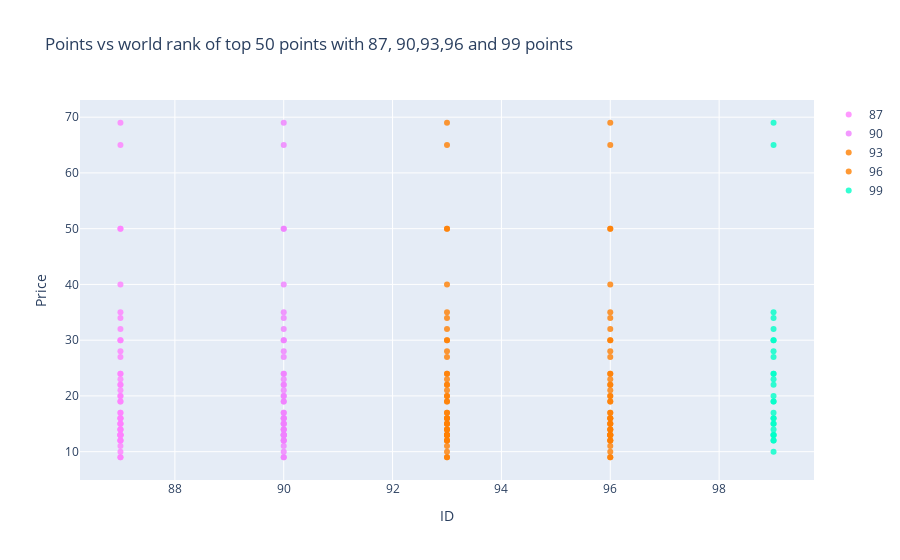

Source (notebook cell):
### Code cell
#Plotly scatter plot

df87 = winemag130_data[winemag130_data.points == 87].iloc[:50,:]
df90 = winemag130_data[winemag130_data.points == 90].iloc[:50,:]
df93 = winemag130_data[winemag130_data.points == 93].iloc[:50,:]
df96 = winemag130_data[winemag130_data.points == 96].iloc[:50,:]
df99 = winemag130_data[winemag130_data.points == 99].iloc[:50,:]

df = winemag130_data.iloc[:100,:]

import plotly.graph_objs as go
# creating trace1
trace1 =go.Scatter(
                    x = df87.points,
                    y = df.price,
                    mode = "markers",
                    name = "87",
                    marker = dict(color = 'rgba(255, 128, 255, 0.8)'),
                    text= df87.variety)
# creating trace2
trace2 =go.Scatter(
                    x = df90.points,
                    y = df.price,
                    mode = "markers",
                    name = "90",
                    marker = dict(color = 'rgba(240, 128, 255, 0.8)'),
                    text= df90.variety)
# creating trace3
trace3 =go.Scatter(
                    x = df93.points,
                    y = df.price,
                    mode = "markers",
                    name = "93",
                    marker = dict(color = 'rgba(255, 128, 2, 0.8)'),
                    text= df90.variety)
# creating trace4
trace4 =go.Scatter(
                    x = df96.points,
                    y = df.price,
                    mode = "markers",
                    name = "96",
                    marker = dict(color = 'rgba(255, 128, 2, 0.8)'),
                    text= df96.variety)
# creating trace5
trace5 =go.Scatter(
                    x = df99.points,
                    y = df.price,
                    mode = "markers",
                    name = "99",
                    marker = dict(color = 'rgba(0, 255, 200, 0.8)'),
                    text= df99.variety)
data = [trace1, trace2, trace3,trace4,trace5]
layout = dict(title = 'Points vs world rank of top 50 points with 87, 90,93,96 and 99 points',
              xaxis= dict(title= 'ID',ticklen= 5,zeroline= False),
              yaxis= dict(title= 'Price',ticklen= 5,zeroline= False)
             )
fig = dict(data = data, layout = layout)
iplot(fig)

### Figure 1 — Plotly figure (JSON) as saved in the notebook; plotly's stock layout.template omitted (floating-point values rounded to 4 significant figures)
{"data": [{"marker": {"color": "rgba(255, 128, 255, 0.8)"}, "mode": "markers", "name": "87", "text": ["White Blend", "Portuguese Red", "Pinot Gris", "Riesling", "Pinot Noir", "Tempranillo-Merlot", "Frappato", "Gewürztraminer", "Gewürztraminer", "Pinot Gris", "Cabernet Sauvignon", "Gewürztraminer", "Cabernet Sauvignon", "Nerello Mascalese", "Chardonnay", "Riesling", "Malbec", "Malbec", "Tempranillo Blend", "Meritage", "Red Blend", "Pinot Noir", "White Blend", "Merlot", "Nero d'Avola", "Pinot Noir", "White Blend", "Nero d'Avola", "Red Blend", "Riesling", "Riesling", "Chardonnay", "Red Blend", "White Blend", "Red Blend", "Vermentino", "Zinfandel", "Red Blend", "Gamay", "Cabernet Sauvignon", "Red Blend", "White Blend", "Bordeaux-style Red Blend", "Chardonnay", "Grenache Blanc", "Syrah", "Red Blend", "Chardonnay", "Red Blend", "Cabernet Sauvignon"], "type": "scatter", "x": [87, 87, 87, 87, 87, 87, 87, 87, 87, 87, 87, 87, 87, 87, 87, 87, 87, 87, 87, 87, 87, 87, 87, 87, 87, 87, 87, 87, 87, 87, 87, 87, 87, 87, 87, 87, 87, 87, 87, 87, 87, 87, 87, 87, 87, 87, 87, 87, 87, 87], "y": [null, 15, 14, 13, 65, 15, 16, 24, 12, 27, 19, 30, 34, null, 12, 24, 30, 13, 28, 32, 23, 20, 19, 22, 35, 69, 13, 10, 17, 16, null, null, null, 50, 20, 50, 15, 21, 11, 12, 17, 22, 9, 14, 9, 40, 13, 13, 16, 14, null, 22, 14, 15, null, 30, 14, 13, 13, 55, 100, 17, 25, 58, 26, 24, 15, 46, 12, 55, 12, 40, 32, 75, 55, 75, 9, 18, 25, null, 12, 16, 11, 20, 24, 10, 20, 55, 29, 19, 23, 18, 55, 12, 22, 20, 18, 20, 30, 75]}, {"marker": {"color": "rgba(240, 128, 255, 0.8)"}, "mode": "markers", "name": "90", "text": ["Chenin Blanc", "Alsace white blend", "Pinot Gris", "Barbera", "Nebbiolo", "Riesling", "Pinot Gris", "Chenin Blanc", "Cabernet Sauvignon", "Cabernet Franc", "Sangiovese", "White Blend", "Syrah", "Portuguese Red", "G-S-M", "Chardonnay", "Cabernet Sauvignon", "Zinfandel", "White Blend", "Rhône-style Red Blend", "Chardonnay", "Rhône-style Red Blend", "Verdejo", "Red Blend", "Rhône-style Red Blend", "Bordeaux-style Red Blend", "Sangiovese", "Portuguese Red", "Fumé Blanc", "Furmint", "Chardonnay", "Pinot Bianco", "Sangiovese", "Pinot Bianco", "Malbec", "Chardonnay", "Chenin Blanc", "Chardonnay", "Cabernet Sauvignon", "Cabernet Sauvignon", "Pinot Grigio", "Nebbiolo", "Cabernet Sauvignon", "Dolcetto", "Barbera", "Riesling", "Garnacha Tintorera", "Riesling", "Malbec", "Cabernet Sauvignon"], "type": "scatter", "x": [90, 90, 90, 90, 90, 90, 90, 90, 90, 90, 90, 90, 90, 90, 90, 90, 90, 90, 90, 90, 90, 90, 90, 90, 90, 90, 90, 90, 90, 90, 90, 90, 90, 90, 90, 90, 90, 90, 90, 90, 90, 90, 90, 90, 90, 90, 90, 90, 90, 90], "y": [null, 15, 14, 13, 65, 15, 16, 24, 12, 27, 19, 30, 34, null, 12, 24, 30, 13, 28, 32, 23, 20, 19, 22, 35, 69, 13, 10, 17, 16, null, null, null, 50, 20, 50, 15, 21, 11, 12, 17, 22, 9, 14, 9, 40, 13, 13, 16, 14, null, 22, 14, 15, null, 30, 14, 13, 13, 55, 100, 17, 25, 58, 26, 24, 15, 46, 12, 55, 12, 40, 32, 75, 55, 75, 9, 18, 25, null, 12, 16, 11, 20, 24, 10, 20, 55, 29, 19, 23, 18, 55, 12, 22, 20, 18, 20, 30, 75]}, {"marker": {"color": "rgba(255, 128, 2, 0.8)"}, "mode": "markers", "name": "93", "text": ["Chenin Blanc", "Alsace white blend", "Pinot Gris", "Barbera", "Nebbiolo", "Riesling", "Pinot Gris", "Chenin Blanc", "Cabernet Sauvignon", "Cabernet Franc", "Sangiovese", "White Blend", "Syrah", "Portuguese Red", "G-S-M", "Chardonnay", "Cabernet Sauvignon", "Zinfandel", "White Blend", "Rhône-style Red Blend", "Chardonnay", "Rhône-style Red Blend", "Verdejo", "Red Blend", "Rhône-style Red Blend", "Bordeaux-style Red Blend", "Sangiovese", "Portuguese Red", "Fumé Blanc", "Furmint", "Chardonnay", "Pinot Bianco", "Sangiovese", "Pinot Bianco", "Malbec", "Chardonnay", "Chenin Blanc", "Chardonnay", "Cabernet Sauvignon", "Cabernet Sauvignon", "Pinot Grigio", "Nebbiolo", "Cabernet Sauvignon", "Dolcetto", "Barbera", "Riesling", "Garnacha Tintorera", "Riesling", "Malbec", "Cabernet Sauvignon"], "type": "scatter", "x": [93, 93, 93, 93, 93, 93, 93, 93, 93, 93, 93, 93, 93, 93, 93, 93, 93, 93, 93, 93, 93, 93, 93, 93, 93, 93, 93, 93, 93, 93, 93, 93, 93, 93, 93, 93, 93, 93, 93, 93, 93, 93, 93, 93, 93, 93, 93, 93, 93, 93], "y": [null, 15, 14, 13, 65, 15, 16, 24, 12, 27, 19, 30, 34, null, 12, 24, 30, 13, 28, 32, 23, 20, 19, 22, 35, 69, 13, 10, 17, 16, null, null, null, 50, 20, 50, 15, 21, 11, 12, 17, 22, 9, 14, 9, 40, 13, 13, 16, 14, null, 22, 14, 15, null, 30, 14, 13, 13, 55, 100, 17, 25, 58, 26, 24, 15, 46, 12, 55, 12, 40, 32, 75, 55, 75, 9, 18, 25, null, 12, 16, 11, 20, 24, 10, 20, 55, 29, 19, 23, 18, 55, 12, 22, 20, 18, 20, 30, 75]}, {"marker": {"color": "rgba(255, 128, 2, 0.8)"}, "mode": "markers", "name": "96", "text": ["Furmint", "Chardonnay", "Chardonnay", "Riesling", "Chardonnay", "Bordeaux-style Red Blend", "Bordeaux-style Red Blend", "Red Blend", "Bordeaux-style Red Blend", "Bordeaux-style Red Blend", "Bordeaux-style Red Blend", "Cabernet Sauvignon", "Bordeaux-style Red Blend", "Bordeaux-style Red Blend", "Pinot Noir", "Bordeaux-style Red Blend", "Bordeaux-style Red Blend", "Bordeaux-style White Blend", "Pinot Noir", "Pinot Noir", "Pinot Noir", "Pinot Noir", "Chardonnay", "Pinot Noir", "Pinot Noir", "Nebbiolo", "Bordeaux-style Red Blend", "Sangiovese Grosso", "Bordeaux-style Red Blend", "Champagne Blend", "Bordeaux-style Red Blend", "Bordeaux-style White Blend", "Champagne Blend", "Pinot Noir", "Alsace white blend", "Pinot Gris", "Riesling", "Riesling", "Riesling", "Riesling", "Riesling", "Pinot Gris", "Cabernet Sauvignon", "Bordeaux-style Red Blend", "Bordeaux-style Red Blend", "Cabernet Sauvignon", "Bordeaux-style Red Blend", "Bordeaux-style Red Blend", "Bordeaux-style Red Blend", "Bordeaux-style Red Blend"], "type": "scatter", "x": [96, 96, 96, 96, 96, 96, 96, 96, 96, 96, 96, 96, 96, 96, 96, 96, 96, 96, 96, 96, 96, 96, 96, 96, 96, 96, 96, 96, 96, 96, 96, 96, 96, 96, 96, 96, 96, 96, 96, 96, 96, 96, 96, 96, 96, 96, 96, 96, 96, 96], "y": [null, 15, 14, 13, 65, 15, 16, 24, 12, 27, 19, 30, 34, null, 12, 24, 30, 13, 28, 32, 23, 20, 19, 22, 35, 69, 13, 10, 17, 16, null, null, null, 50, 20, 50, 15, 21, 11, 12, 17, 22, 9, 14, 9, 40, 13, 13, 16, 14, null, 22, 14, 15, null, 30, 14, 13, 13, 55, 100, 17, 25, 58, 26, 24, 15, 46, 12, 55, 12, 40, 32, 75, 55, 75, 9, 18, 25, null, 12, 16, 11, 20, 24, 10, 20, 55, 29, 19, 23, 18, 55, 12, 22, 20, 18, 20, 30, 75]}, {"marker": {"color": "rgba(0, 255, 200, 0.8)"}, "mode": "markers", "name": "99", "text": ["Cabernet Sauvignon", "Pinot Noir", "Red Blend", "Chardonnay", "Merlot", "Chenin Blanc", "Nebbiolo", "Nebbiolo", "Syrah", "Pinot Noir", "Syrah", "Portuguese Red", "Shiraz", "Nebbiolo", "Nebbiolo", "Merlot", "Prugnolo Gentile", "Chardonnay", "Cabernet Sauvignon", "Muscadelle", "Bordeaux-style Red Blend", "Bordeaux-style Red Blend", "Port", "Bordeaux-style White Blend", "Bordeaux-style Red Blend", "Bordeaux-style Red Blend", "Bordeaux-style Red Blend", "Cabernet Sauvignon", "Chardonnay", "Red Blend", "Cabernet Sauvignon", "Sangiovese", "Cabernet Sauvignon"], "type": "scatter", "x": [99, 99, 99, 99, 99, 99, 99, 99, 99, 99, 99, 99, 99, 99, 99, 99, 99, 99, 99, 99, 99, 99, 99, 99, 99, 99, 99, 99, 99, 99, 99, 99, 99], "y": [null, 15, 14, 13, 65, 15, 16, 24, 12, 27, 19, 30, 34, null, 12, 24, 30, 13, 28, 32, 23, 20, 19, 22, 35, 69, 13, 10, 17, 16, null, null, null, 50, 20, 50, 15, 21, 11, 12, 17, 22, 9, 14, 9, 40, 13, 13, 16, 14, null, 22, 14, 15, null, 30, 14, 13, 13, 55, 100, 17, 25, 58, 26, 24, 15, 46, 12, 55, 12, 40, 32, 75, 55, 75, 9, 18, 25, null, 12, 16, 11, 20, 24, 10, 20, 55, 29, 19, 23, 18, 55, 12, 22, 20, 18, 20, 30, 75]}], "layout": {"autosize": true, "title": {"text": "Points vs world rank of top 50 points with 87, 90,93,96 and 99 points"}, "xaxis": {"autorange": true, "range": [86.26, 99.74], "ticklen": 5, "title": {"text": "ID"}, "type": "linear", "zeroline": false}, "yaxis": {"autorange": true, "range": [4.049, 73.95], "ticklen": 5, "title": {"text": "Price"}, "type": "linear", "zeroline": false}}}
